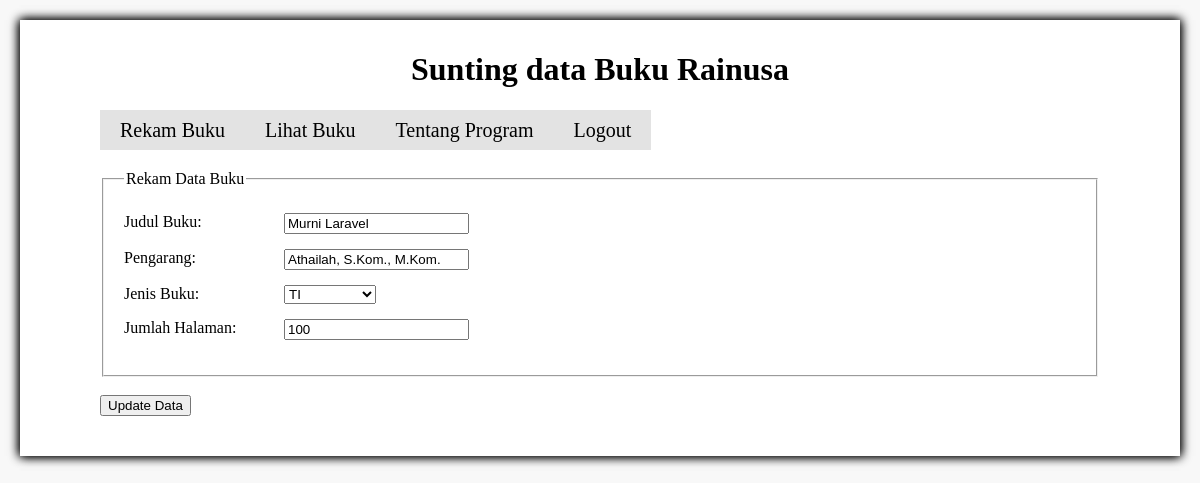
/project_akhir/edit.php?id=1, run on the app's committed database.
### tables this page shows
CREATE TABLE `buku` (
  `id` int(11) NOT NULL AUTO_INCREMENT,
  `judul` varchar(100) NOT NULL,
  `pengarang` varchar(100) NOT NULL,
  `jenis` varchar(100) NOT NULL,
  `jumhal` int(11) NOT NULL,
  `cover` varchar(255) DEFAULT NULL,
  PRIMARY KEY (`id`)
);

### project_akhir/edit.php (the view, shortened to what this page needs)
<?php
    $id = $_GET['id'];
    include('koneksi.php');
    $sql = "SELECT * FROM buku WHERE id=$id";
    $hasil_query = mysqli_query($konek, $sql);
    while($data = mysqli_fetch_assoc($hasil_query)){
?>
<!DOCTYPE html>
<html lang="en">
<head>
    <link rel="stylesheet" href="style.css">
</head>
<body>
    <div class="container">
        <h1>Sunting data Buku Rainusa</h1>
        <?php include('menu.php') ?>
        <form action="update.php" method="post" enctype="multipart/form-data">
         <fieldset>
             <legend>Rekam Data Buku</legend>
             <p>
                <label for="judul">Judul Buku:</label>
                <input type="text" name="judul" id="judul" value="<?php echo $data['judul'];?>">
             </p>
             <p>
                <label for="pengarang">Pengarang:</label>
                <input type="text" name="pengarang" id="pengarang" value="<?php echo $data['pengarang'];?>">
             </p>
             <p>
                <label for="tipe">Jenis Buku:</label>
                <select name="tipe" id="tipe">
                    <option value="<?php echo $data['jenis'];?>" selected><?php echo $data['jenis'];?></option>
                </select>
             </p>
             <p>
                <label for="jum_hal">Jumlah Halaman:</label>
                <input type="text" name="jum_hal" id="jum_hal" value="<?php echo $data['jumhal'];?>">
             </p>
         </fieldset>
         <?php }; ?>
         <br>
         <input type="submit" name="submit" value="Update Data">
        </form>
    </div>
</body>
</html>

### project_akhir/menu.php
<nav>
    <ul>
        <li><a href="index.php">Rekam Buku</a></li>
        <li><a href="lihat.php">Lihat Buku</a></li>
        <li><a href="tentang.php">Tentang Program</a></li>
        <li><a href="Logout.php">Logout <?php echo $_SESSION['name']; ?></a></li>
    </ul>
</nav>

### project_akhir/style.css (style rules this page uses)
body { background-color: #F8F8F8; }
div.container { width: 350px; padding: 10px 80px 30px; background-color: white; margin: 20px auto; box-shadow: 1px 0px 10px, -1px 0px 10px ; }
h1 { text-align: center; font-family: Cambria, "Times New Roman", serif; }
p { margin: 5px 0; }
fieldset { padding: 20px; }
input, select, textarea { margin-bottom: 10px; }
label { width: 150px; float: left; margin-right: 10px; }
ul { padding: 0; margin: 20px 0; list-style:none; overflow:hidden; }
nav li a { float: left; background-color: #E3E3E3; color: black; text-decoration: none; font-size: 20px; height:30px; line-height: 30px; padding: 5px 20px }

### project_akhir/edit.php (style rules this page uses)
div.container { width: 1000px; padding: 10px 80px 30px; background-color: white; margin: 20px auto; box-shadow: 1px 0px 10px, -1px 0px 10px ; }

### data on the page
buku: judul "Murni Laravel", pengarang "Athailah, S.Kom., M.Kom.", tipe "TI", jum_hal "100"
